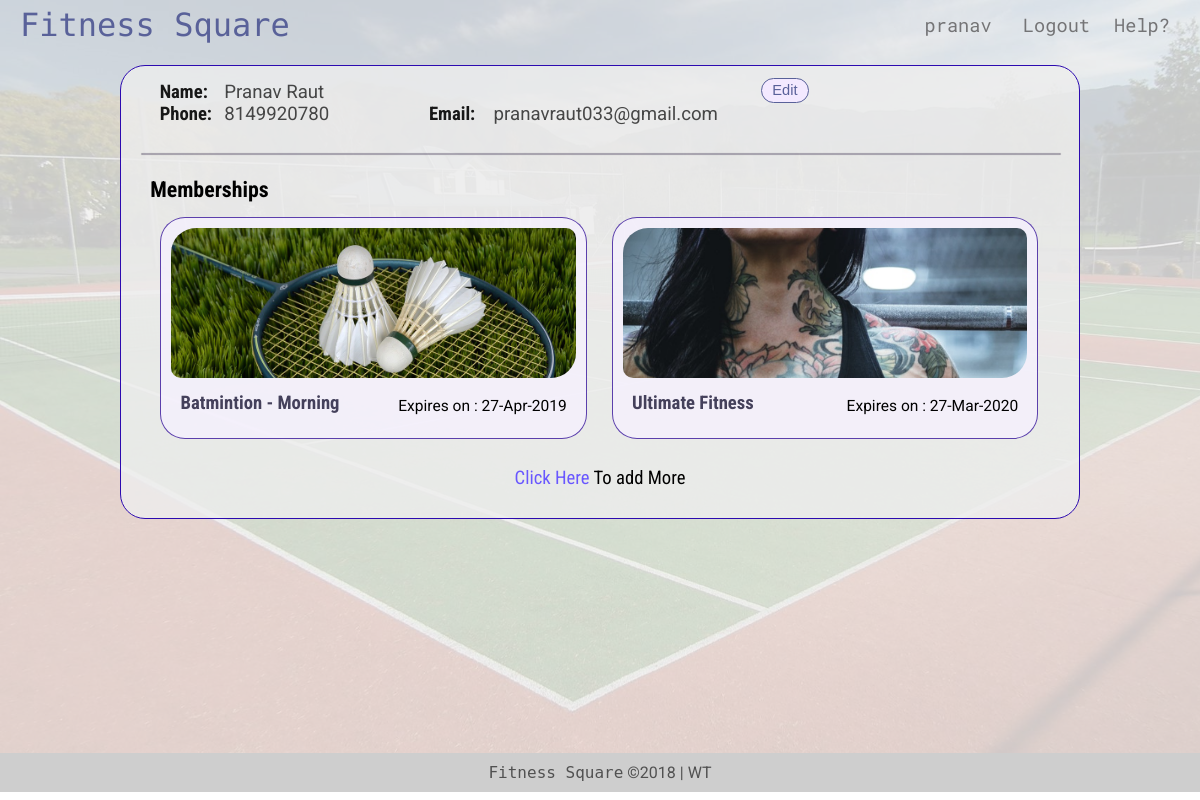
Page /profile.php (signed in) on the committed database.
### tables this page shows
CREATE TABLE IF NOT EXISTS `registration` (
  `username` varchar(50) NOT NULL,
  `password` varchar(50) NOT NULL,
  `first_name` varchar(100) NOT NULL,
  `last_name` varchar(100) NOT NULL,
  `email` varchar(100) NOT NULL,
  `phone_number` bigint(10) NOT NULL,
  `gender` char(10) NOT NULL,
  `dob` date NOT NULL,
  `address` varchar(200) NOT NULL,
  `pincode` int(6) NOT NULL,
  `city` varchar(100) NOT NULL,
  PRIMARY KEY (`username`)
);

CREATE TABLE IF NOT EXISTS `membership` (
  `id` int(11) NOT NULL AUTO_INCREMENT,
  `username` varchar(80) NOT NULL,
  `membership_type` varchar(80) DEFAULT NULL,
  `batch` varchar(80) DEFAULT NULL,
  `sport_name` varchar(80) DEFAULT NULL,
  `duration` varchar(80) DEFAULT NULL,
  `gym_type` varchar(80) DEFAULT NULL,
  `start_date` date NOT NULL,
  PRIMARY KEY (`id`)
);

### profile.php (the view, shortened to what this page needs)
<?php
include("includes/connection.php");
$username = $_SESSION["username"];
$mquery = "SELECT * FROM `membership` WHERE `username` = '$username';";
$pquery = "SELECT * FROM `registration` WHERE `username` = '$username';";
$mresult = mysqli_query($connect, $mquery) or die(mysqli_error($connect));
$profile = mysqli_fetch_assoc(mysqli_query($connect, $pquery));
?>
<!doctype html>
<html>
<head>
	<link type="text/css" rel="stylesheet" href="style/style.css">
</head>
<body>
	<?php include("includes/header.php") ?>
	<div id="container">
		<div id="info">
			<div class="px-4 py-1 inline">
				<div>
					<strong class="title infolbl">Name: </strong>
					<div class="text">
						<?php echo $profile['first_name'] . " " . $profile["last_name"]; ?>
					</div>
				</div>
				<div>
					<strong class="title infolbl">Phone: </strong>
					<div class="text">
						<?php echo $profile['phone_number'] ?>
					</div>
					<strong class="title infolbl">Email: </strong>
					<div class="text">
						<?php echo $profile['email'] ?>
					</div>
				</div>
			</div>
			<div class="action inline">
				<button class="btn small editbtn" onClick="window.location.href='edit.php'">Edit</button>
			</div>
			<hr>
			<div id="memberships" style="margin: auto; width: 98%">
				<h3 class="title mb-1">Memberships</h3>
				<?php
				$membership = mysqli_fetch_assoc($mresult);
				if (!$membership) { ?>
				<div class="center">
					<h4 class="errorblock title inline">You don't have any membership available!</h4>
					<p class="mb-4 pb-4"><a href="step_2.php">Continue</a> with registeration</p>
				</div>
				<?php
			} else {
				include("includes/print.php");
				while ($membership = mysqli_fetch_assoc($mresult)) {
					include("includes/print.php");
				}
				?>
				<div class="center">
					<p class="title">
						<a href="step_2.php" class="title">Click Here</a> To add More
					</p>
				</div>
				<?php
			} ?>
			</div>
		</div>
	</div>
</body>
</html>

### includes/header.php
<header id="nav" class="cl">
	<a id="logo" href="index.php">Fitness Square</a>
	<div id="nav-options">
		<?php if (!isset($_SESSION["username"])) { ?>
		<a class="nav-option" href="login.php">Login</a>
		<a class="nav-option" href="step_1.php">Register</a>
		<?php
	} else { ?>
		<a class="nav-option" href="profile.php">
			<?php echo $_SESSION["username"] ?>
		</a>
		<a class="nav-option" href="logout.php">Logout</a>
		<?php
	} ?>
		<a class="nav-option" href="help.php">Help?</a>
	</div>
</header>

### includes/print.php (shortened to what this page needs)
<?php
$m = $membership;
$d = new Datetime($m["start_date"]);
switch ($m["duration"]) {
	case "annual":
		$d->modify("+ 1 year");
		break;
	case "monthly":
		$d->modify("+ 1 month");
		break;
}
switch ($m["membership_type"]) {
	case "all":
		$url = "img/ch_sport_gym.png";
		$title = "Ultimate Fitness";
		break;
	case "sport":
		switch ($m["sport_name"]) {
			case "badminton":
				$title = "Batmintion - " . ucfirst($m["batch"]);
				$url = "img/ms_sp_badminton.jpg";
				break;
		}
	default:
}
?>
<div class="mship">
	<div class="banner" <?php echo "style=\"background-image: url('$url')\"" ?>></div>
	<div class="mx-2 my-0 action top">
		<h4 class="title my-1 inline">
			<?php echo $title ?>
		</h4>
		<small class="inline mt-2 fr">Expires on : <?php echo $d->format("d-M-Y") ?></small>
	</div>
</div>

### style/style.css (style rules this page uses)
body { height: 100%; width: 100%; margin: 0px; font-family: 'Roboto', sans-serif; background-color: rgba(241, 241, 241, 0.82); background: url(../img/bg.jpg); background-repeat: no-repeat; background-size: cover; }
footer { padding: 10px 0px; color: #515151; text-align: center; background-color: #CECECE; }
hr { width: 100%; border: 1.2px solid rgba(21, 7, 43, 0.30); border-radius: 2px; box-shadow: 0px 0px 1px rgba(0, 0, 0, .2); }
a { text-decoration: none; font-family: 'Roboto Mono', monospace; color: #6957FF; }
.title { font-family: 'Roboto Condensed', sans-serif; }
#container { padding: 65px 10% 10px; min-height: 84.7vh; background-color: rgba(241, 241, 241, 0.82); }
#nav { position: fixed; top: 0px; left: 0px; right: 0px; background-color: transparent; max-height: 40px; padding: 5px 20px; z-index: 1; }
#logo { color: #596199; height: 40px; font-size: 24pt; line-height: 40px; text-decoration: none; float: left; font-family: 'Nova Mono', monospace; }
#nav-options { float: right; height: 40px; }
#nav-options .nav-option { height: 24px; min-width: 80px; font-size: 14pt; padding: 8px 10px; line-height: 40px; color: #747476; }
#info { border: 1px solid #2C0AB0; padding: 10px 20px; border-radius: 25px; background-color: rgba(238, 238, 238, 0.8); font-size: 14pt; }
.inline { display: inline-block; }
.infolbl { width: 60px; text-align: left; display: inline-block; color: rgba(0, 0, 0, 0.9); }
.infolbl~.text { display: inline-block; min-width: 200px; color: rgba(0, 0, 0, 0.7); }
.editbtn { transform: translateY(-25px) }
.action { padding: 10px; text-align: right; line-height: 40px; }
.action.top { text-align: left; padding: 0px; }
.action.top>.title { color: #44405B; display: inline-block; }
.btn { height: 42px; min-width: 88px; font-size: 14pt; outline: none; border-radius: 21px; margin: 0px 10px; padding: 5px 10px; background-color: rgba(243, 233, 255, 1.00); border: 2px solid #596199; color: #596199; box-shadow: 1px 2px 5px rgba(4, 0, 140, 0.50); }
.btn.small { height: 25px; font-size: 11pt; line-height: 11pt; padding: 2px 10px; min-width: auto; box-shadow: none; border-width: 1.2px; }
.mship { width: 45%; display: inline-block; padding: 10px; margin: 10px; background-color: rgba(246,240,255,0.75); border: 1px solid rgba(53,19,153,0.80); border-radius: 25px; }
.mship>.banner { height: 150px; width: auto; border-radius: 25px 10px; background-size: cover; background-repeat: no-repeat; }
.center { text-align: center; }
.fr { float: right; }
.my-0 { margin-top: 0; margin-bottom: 0; }
.my-1 { margin-top: .25em; margin-bottom: .25em; }
.mx-2 { margin-left: .5em; margin-right: .5em; }
.py-1 { padding-top: .25em; padding-bottom: .25em; }
.px-4 { padding-left: 1em; padding-right: 1em; }
.mb-1 { margin-bottom: .25em; }
.mt-2 { margin-top: .5em; }

### rows in the picture
registration: first_name "Pranav", last_name "Raut", phone_number "8149920780", email "pranavraut033@gmail.com"
membership: sport_name (picture), batch "Batmintion - Morning", start_date "27-Apr-2019"
membership: shows a picture, membership_type "Ultimate Fitness", start_date "27-Mar-2020"

### other values in the picture
$_SESSION["username"] "pranav"
